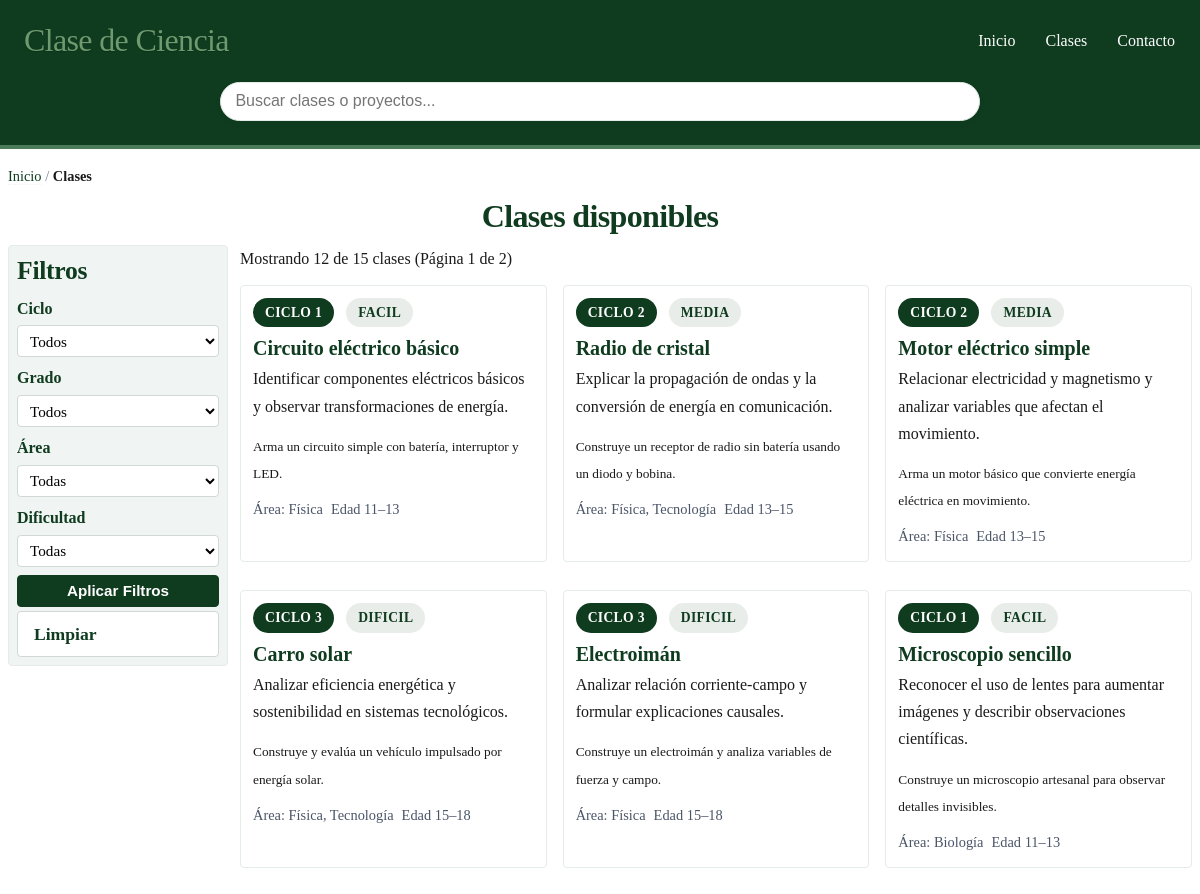
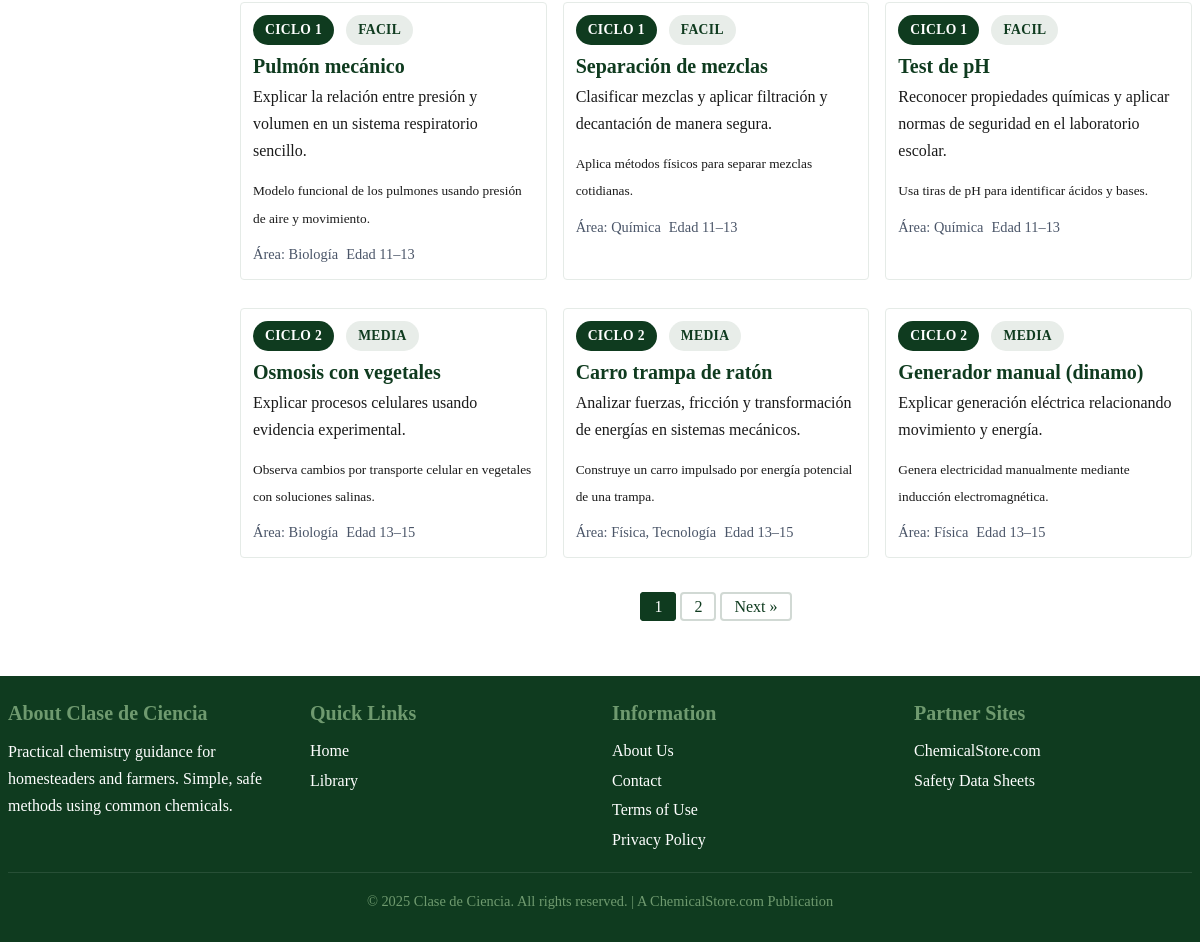
/catalogo.php, run on the app's committed database (2 pictures, top to bottom).
### tables this page shows
CREATE TABLE `clases` (
  `id` int(11) NOT NULL,
  `nombre` varchar(180) NOT NULL,
  `slug` varchar(180) NOT NULL,
  `ciclo` tinyint(1) NOT NULL,
  `grados` longtext DEFAULT NULL CHECK (json_valid(`grados`)),
  `dificultad` varchar(32) DEFAULT NULL,
  `duracion_minutos` int(11) DEFAULT NULL,
  `resumen` text DEFAULT NULL,
  `objetivo_aprendizaje` text DEFAULT NULL,
  `imagen_portada` varchar(255) DEFAULT NULL,
  `video_portada` varchar(255) DEFAULT NULL,
  `seguridad` longtext DEFAULT NULL CHECK (json_valid(`seguridad`)),
  `seo_title` varchar(160) DEFAULT NULL,
  `seo_description` varchar(255) DEFAULT NULL,
  `canonical_url` varchar(255) DEFAULT NULL,
  `activo` tinyint(1) NOT NULL DEFAULT 1,
  `destacado` tinyint(1) NOT NULL DEFAULT 0,
  `orden_popularidad` int(11) NOT NULL DEFAULT 0,
  `status` enum('draft','published') NOT NULL DEFAULT 'draft',
  `published_at` datetime DEFAULT NULL,
  `autor` varchar(120) DEFAULT NULL,
  `contenido_html` mediumtext DEFAULT NULL,
  `seccion_id` int(11) DEFAULT NULL,
  `created_at` datetime NOT NULL DEFAULT current_timestamp(),
  `updated_at` datetime NOT NULL DEFAULT current_timestamp() ON UPDATE current_timestamp()
);

### catalogo.php (the view, shortened to what this page needs)
<?php
require_once 'config.php';
require_once 'includes/functions.php';
function cdc_get_proyectos($pdo, $filters = [], $limit = 12, $offset = 0) {
    $params = [];
    $where = ["c.activo = 1"];
    $joins = [
        "LEFT JOIN clase_areas ca ON ca.clase_id = c.id",
        "LEFT JOIN areas a ON a.id = ca.area_id"
    ];
    $sql = "SELECT c.*, GROUP_CONCAT(DISTINCT a.nombre SEPARATOR ', ') AS areas_nombres
            FROM clases c
            " . implode(' ', array_unique($joins)) . "
            WHERE " . implode(' AND ', $where) . "
            GROUP BY c.id
            ORDER BY c.destacado DESC, c.orden_popularidad DESC, c.updated_at DESC
            LIMIT ? OFFSET ?";
    $params[] = (int)$limit;
    $params[] = (int)$offset;
    $stmt = $pdo->prepare($sql);
    $stmt->execute($params);
    return $stmt->fetchAll();
}
function cdc_count_proyectos($pdo, $filters = []) {
    $params = [];
    $where = ["c.activo = 1"];
    $joins = [
        "LEFT JOIN clase_areas ca ON ca.clase_id = c.id",
        "LEFT JOIN areas a ON a.id = ca.area_id"
    ];
    $sql = "SELECT COUNT(DISTINCT c.id) AS total
            FROM clases c
            " . implode(' ', array_unique($joins)) . "
            WHERE " . implode(' AND ', $where);
    $stmt = $pdo->prepare($sql);
    $stmt->execute($params);
    $row = $stmt->fetch();
    return (int)($row['total'] ?? 0);
}
$filters = [];
$current_page = get_current_page();
$offset = get_offset($current_page);
$proyectos = cdc_get_proyectos($pdo, $filters, POSTS_PER_PAGE, $offset);
$total = cdc_count_proyectos($pdo, $filters);
include 'includes/header.php';
?>
<div class="container library-page">
    <div class="breadcrumb">
        <a href="/">Inicio</a> / <strong>Clases</strong>
    </div>
    <h1>Clases disponibles</h1>
    <div class="library-layout">
        <aside class="filters-sidebar">
            <h2>Filtros</h2>
            <form method="get" action="/catalogo.php" class="filters-form">
                <div class="filter-group">
                    <label>Ciclo</label>
                    <select name="ciclo">
                        <option value="">Todos</option>
                    </select>
                </div>
                <div class="filter-group">
                    <label>Grado</label>
                    <select name="grado">
                        <option value="">Todos</option>
                    </select>
                </div>
                <div class="filter-group">
                    <label>Área</label>
                    <select name="area">
                        <option value="">Todas</option>
                    </select>
                </div>
                <div class="filter-group">
                    <label>Dificultad</label>
                    <select name="dificultad">
                        <option value="">Todas</option>
                    </select>
                </div>
                <div class="filter-actions">
                    <button type="submit" class="btn btn-primary">Aplicar Filtros</button>
                    <a href="/catalogo.php" class="btn btn-secondary">Limpiar</a>
                </div>
            </form>
        </aside>
        <div class="library-content">
            <div class="results-header">
                <p class="results-count">
                    Mostrando <?= count($proyectos) ?> de <?= $total ?> clases
                    <?php if ($total > POSTS_PER_PAGE): ?>
                        (Página <?= $current_page ?> de <?= ceil($total / POSTS_PER_PAGE) ?>)
                    <?php endif; ?>
                </p>
            </div>
            <?php if (empty($proyectos)): ?>
            <div class="no-results">
                <p>No hay clases con los filtros seleccionados.</p>
                <a href="/catalogo.php" class="btn btn-secondary">Ver todas</a>
            </div>
            <?php else: ?>
            <div class="articles-grid">
                <?php foreach ($proyectos as $p): ?>
                <article class="article-card" data-href="/proyecto.php?slug=<?= h($p['slug']) ?>">
                    <a class="card-link" href="/proyecto.php?slug=<?= h($p['slug']) ?>">
                        <div class="card-content">
                            <div class="card-meta">
                                <span class="section-badge">Ciclo <?= h($p['ciclo']) ?></span>
                                <span class="difficulty-badge"><?= h(ucfirst($p['dificultad'])) ?></span>
                            </div>
                            <h3><?= h($p['nombre']) ?></h3>
                            <?php if (!empty($p['objetivo_aprendizaje'])): ?>
                            <p class="objective"><?= h($p['objetivo_aprendizaje']) ?></p>
                            <?php endif; ?>
                            <?php if (!empty($p['resumen'])): ?>
                            <p class="excerpt"><small><?= h($p['resumen']) ?></small></p>
                            <?php endif; ?>
                            <div class="card-footer">
                                <?php
                                $edad_label = '';
                                if (!empty($p['seguridad'])) {
                                    $seg = json_decode($p['seguridad'], true);
                                    if (is_array($seg) && isset($seg['edad_min'], $seg['edad_max'])) {
                                        $edad_label = 'Edad ' . (int)$seg['edad_min'] . '–' . (int)$seg['edad_max'];
                                    }
                                }
                                $area_label = !empty($p['areas_nombres']) ? $p['areas_nombres'] : '';
                                ?>
                                <?php if ($area_label): ?><span class="area">Área: <?= h($area_label) ?></span><?php endif; ?>
                                <?php if ($edad_label): ?><span class="age"><?= h($edad_label) ?></span><?php endif; ?>
                            </div>
                        </div>
                    </a>
                </article>
                <?php endforeach; ?>
            </div>
            <?php if ($total > POSTS_PER_PAGE): ?>
                <?= pagination($total, $current_page, '/catalogo.php') ?>
            <?php endif; ?>
            <?php endif; ?>
        </div>
    </div>
</div>
<?php include 'includes/footer.php'; ?>

### data on the page
clases: ciclo "1", dificultad "FACIL", nombre "Circuito eléctrico básico", objetivo_aprendizaje "Identificar componentes eléctricos básicos y observar transformaciones de energía.", resumen "Arma un circuito simple con batería, interruptor y LED.", area_label "Física", seguridad "Edad 11–13"
clases: ciclo "2", dificultad "MEDIA", nombre "Radio de cristal", objetivo_aprendizaje "Explicar la propagación de ondas y la conversión de energía en comunicación.", resumen "Construye un receptor de radio sin batería usando un diodo y bobina.", area_label "Física, Tecnología", seguridad "Edad 13–15"
clases: ciclo "2", dificultad "MEDIA", nombre "Motor eléctrico simple", objetivo_aprendizaje "Relacionar electricidad y magnetismo y analizar variables que afectan el movimiento.", resumen "Arma un motor básico que convierte energía eléctrica en movimiento.", area_label "Física", seguridad "Edad 13–15"
clases: ciclo "3", dificultad "DIFICIL", nombre "Carro solar", objetivo_aprendizaje "Analizar eficiencia energética y sostenibilidad en sistemas tecnológicos.", resumen "Construye y evalúa un vehículo impulsado por energía solar.", area_label "Física, Tecnología", seguridad "Edad 15–18"
clases: ciclo "3", dificultad "DIFICIL", nombre "Electroimán", objetivo_aprendizaje "Analizar relación corriente-campo y formular explicaciones causales.", resumen "Construye un electroimán y analiza variables de fuerza y campo.", area_label "Física", seguridad "Edad 15–18"
clases: ciclo "1", dificultad "FACIL", nombre "Microscopio sencillo", objetivo_aprendizaje "Reconocer el uso de lentes para aumentar imágenes y describir observaciones científicas.", resumen "Construye un microscopio artesanal para observar detalles invisibles.", area_label "Biología", seguridad "Edad 11–13"
clases: ciclo "1", dificultad "FACIL", nombre "Pulmón mecánico", objetivo_aprendizaje "Explicar la relación entre presión y volumen en un sistema respiratorio sencillo.", resumen "Modelo funcional de los pulmones usando presión de aire y movimiento.", area_label "Biología", seguridad "Edad 11–13"
clases: ciclo "1", dificultad "FACIL", nombre "Separación de mezclas", objetivo_aprendizaje "Clasificar mezclas y aplicar filtración y decantación de manera segura.", resumen "Aplica métodos físicos para separar mezclas cotidianas.", area_label "Química", seguridad "Edad 11–13"
clases: ciclo "1", dificultad "FACIL", nombre "Test de pH", objetivo_aprendizaje "Reconocer propiedades químicas y aplicar normas de seguridad en el laboratorio escolar.", resumen "Usa tiras de pH para identificar ácidos y bases.", area_label "Química", seguridad "Edad 11–13"
clases: ciclo "2", dificultad "MEDIA", nombre "Osmosis con vegetales", objetivo_aprendizaje "Explicar procesos celulares usando evidencia experimental.", resumen "Observa cambios por transporte celular en vegetales con soluciones salinas.", area_label "Biología", seguridad "Edad 13–15"
clases: ciclo "2", dificultad "MEDIA", nombre "Carro trampa de ratón", objetivo_aprendizaje "Analizar fuerzas, fricción y transformación de energías en sistemas mecánicos.", resumen "Construye un carro impulsado por energía potencial de una trampa.", area_label "Física, Tecnología", seguridad "Edad 13–15"
clases: ciclo "2", dificultad "MEDIA", nombre "Generador manual (dinamo)", objetivo_aprendizaje "Explicar generación eléctrica relacionando movimiento y energía.", resumen "Genera electricidad manualmente mediante inducción electromagnética.", area_label "Física", seguridad "Edad 13–15"

### other printed values
SITE_NAME "Clase de Ciencia"
count($proyectos) "12"
$total "15"
$current_page "1"
ceil($total / POSTS_PER_PAGE) "2"
